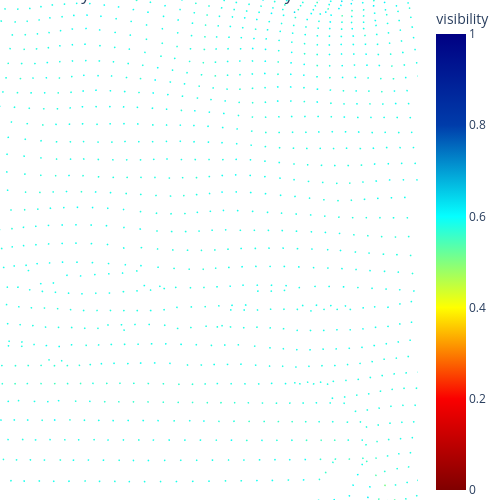

The cell this chart's notebook holds for it:
### Code cell
import open3d as o3d

pcd = o3d.io.read_point_cloud("data/stanford/bunny/reconstruction/bun_zipper.ply")
#pcd = o3d.io.read_point_cloud("data/stanford/Armadillo_scans/ArmadilloBack_0.ply")
import time
import numpy as np
import importlib
import utils.visibility
importlib.reload(utils.visibility)
from utils.visibility import visible_points


points = np.asarray(pcd.points)
radius = 3.25
kernel = "exponential"
#viewpoint = np.array([2, 0, -1.55])
#viewpoint = np.array([-0.0172, -0.0936, -1.55])

viewpoint = np.array([0, 0.15, -0.3])
#viewpoint = np.array([2, 0, -1.55])

device = torch.device("cuda" if torch.cuda.is_available() else "cpu")
points = torch.tensor(points, device=device)
viewpoint = torch.tensor(viewpoint, device=device)

# start = time.time()
# visible_inds = visible_points(points, viewpoint, hpr_radius=radius, compute_weights=False)
# end = time.time()
# print(f"Time taken without vs: {np.around(end-start, 3)}")

start = time.time()
visible_inds, visibility_scores = visible_points(points, viewpoint, hpr_radius=radius, compute_weights=True,
                                                 inversion_kernel=kernel, gamma=-0.001)
# visible_inds, visibility_scores = visible_points(points, viewpoint, hpr_radius=radius, compute_weights=True)
end = time.time()
# visibility_scores = visibility_scores - visibility_scores.min()
# visibility_scores = visibility_scores/visibility_scores.max()
visibility_scores = visibility_scores.cpu().numpy()
viewpoint_np = viewpoint.cpu().numpy()
print(f"Time taken with vs: {np.around(end-start, 3)}")

points_viewpoint = points[visible_inds].cpu().numpy()

folder = 'images/point_clouds/stanford/'
plot_vs(points_viewpoint, visibility_scores, viewpoint_np, out_file=folder + 'bunny_visibility_score_debug.eps',
        point_size=1)
#plot_points(points_viewpoint, viewpoint, plot_viewpoint=True, visibility_scores=visibility_scores)
#plot_points(noisy_point_viewpoint, viewpoint, plot_viewpoint=False, out_file=folder + 'bunny_visibility_score.eps', visibility_scores=noisy_visibility_scores)

### Figure 1 — Plotly figure (JSON) as saved in the notebook; plotly's stock layout.template omitted (floating-point values rounded to 4 significant figures; data arrays with more than 128 entries replaced by an {"elided": "..."} marker saying what was removed)
{"data": [{"hovertemplate": "x=%{x}<br>y=%{y}<br>z=%{z}<br>visibility=%{marker.color}<extra></extra>", "legendgroup": "", "marker": {"color": {"elided": "13302 float values"}, "coloraxis": "coloraxis", "size": 1, "symbol": "circle"}, "mode": "markers", "name": "", "scene": "scene", "showlegend": false, "type": "scatter3d", "x": {"elided": "13302 float values"}, "y": {"elided": "13302 float values"}, "z": {"elided": "13302 float values"}}], "layout": {"autosize": false, "coloraxis": {"cmax": 1, "cmin": 0, "colorbar": {"title": {"text": "visibility"}}, "colorscale": [[0, "rgb(128,0,0)"], [0.2, "rgb(250,0,0)"], [0.4, "rgb(255,255,0)"], [0.6, "rgb(5,255,255)"], [0.8, "rgb(0,60,170)"], [1, "rgb(0,0,131)"]]}, "height": 500, "legend": {"tracegroupgap": 0}, "margin": {"b": 0, "l": 0, "pad": 0, "r": 0, "t": 0}, "paper_bgcolor": "rgba(0,0,0,0)", "plot_bgcolor": "rgba(0,0,0,0)", "scene": {"camera": {"center": {"x": 0, "y": 0, "z": 0}, "eye": {"x": 0, "y": 0.15, "z": -0.3}, "up": {"x": 0, "y": 1, "z": 0}}, "domain": {"x": [0, 1], "y": [0, 1]}, "xaxis": {"title": {"text": "x"}, "visible": false}, "yaxis": {"title": {"text": "y"}, "visible": false}, "zaxis": {"title": {"text": "z"}, "visible": false}}, "showlegend": false, "title": {"text": "Visibility Score for Stanford Bunny"}, "width": 500}}
